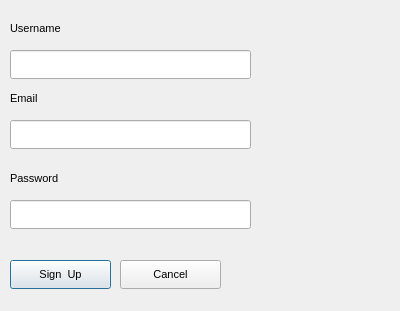
<?xml version="1.0" encoding="UTF-8"?>
<ui version="4.0">
 <class>Dialog</class>
 <widget class="QDialog" name="Dialog">
  <property name="geometry">
   <rect>
    <x>0</x>
    <y>0</y>
    <width>400</width>
    <height>311</height>
   </rect>
  </property>
  <property name="font">
   <font>
    <pointsize>8</pointsize>
    <weight>50</weight>
    <italic>false</italic>
    <bold>false</bold>
   </font>
  </property>
  <property name="windowTitle">
   <string>Signup</string>
  </property>
  <widget class="QPushButton" name="signBtn">
   <property name="geometry">
    <rect>
     <x>10</x>
     <y>260</y>
     <width>101</width>
     <height>29</height>
    </rect>
   </property>
   <property name="text">
    <string>Sign  Up</string>
   </property>
  </widget>
  <widget class="QPushButton" name="cancelBtn">
   <property name="geometry">
    <rect>
     <x>120</x>
     <y>260</y>
     <width>101</width>
     <height>29</height>
    </rect>
   </property>
   <property name="text">
    <string>Cancel</string>
   </property>
  </widget>
  <widget class="QLineEdit" name="usrnmTxt">
   <property name="geometry">
    <rect>
     <x>10</x>
     <y>50</y>
     <width>241</width>
     <height>29</height>
    </rect>
   </property>
  </widget>
  <widget class="QLabel" name="label">
   <property name="geometry">
    <rect>
     <x>10</x>
     <y>20</y>
     <width>121</width>
     <height>17</height>
    </rect>
   </property>
   <property name="text">
    <string>Username</string>
   </property>
  </widget>
  <widget class="QLabel" name="label_2">
   <property name="geometry">
    <rect>
     <x>10</x>
     <y>170</y>
     <width>121</width>
     <height>17</height>
    </rect>
   </property>
   <property name="text">
    <string>Password</string>
   </property>
  </widget>
  <widget class="QLineEdit" name="pswdTxt">
   <property name="geometry">
    <rect>
     <x>10</x>
     <y>200</y>
     <width>241</width>
     <height>29</height>
    </rect>
   </property>
  </widget>
  <widget class="QLabel" name="label_3">
   <property name="geometry">
    <rect>
     <x>10</x>
     <y>90</y>
     <width>121</width>
     <height>17</height>
    </rect>
   </property>
   <property name="text">
    <string>Email</string>
   </property>
  </widget>
  <widget class="QLineEdit" name="emailTxt">
   <property name="geometry">
    <rect>
     <x>10</x>
     <y>120</y>
     <width>241</width>
     <height>29</height>
    </rect>
   </property>
  </widget>
  <widget class="QLabel" name="warningLbl">
   <property name="geometry">
    <rect>
     <x>260</x>
     <y>50</y>
     <width>131</width>
     <height>20</height>
    </rect>
   </property>
   <property name="font">
    <font>
     <pointsize>9</pointsize>
     <weight>75</weight>
     <italic>true</italic>
     <bold>true</bold>
    </font>
   </property>
   <property name="text">
    <string/>
   </property>
  </widget>
 </widget>
 <resources/>
 <connections/>
</ui>
